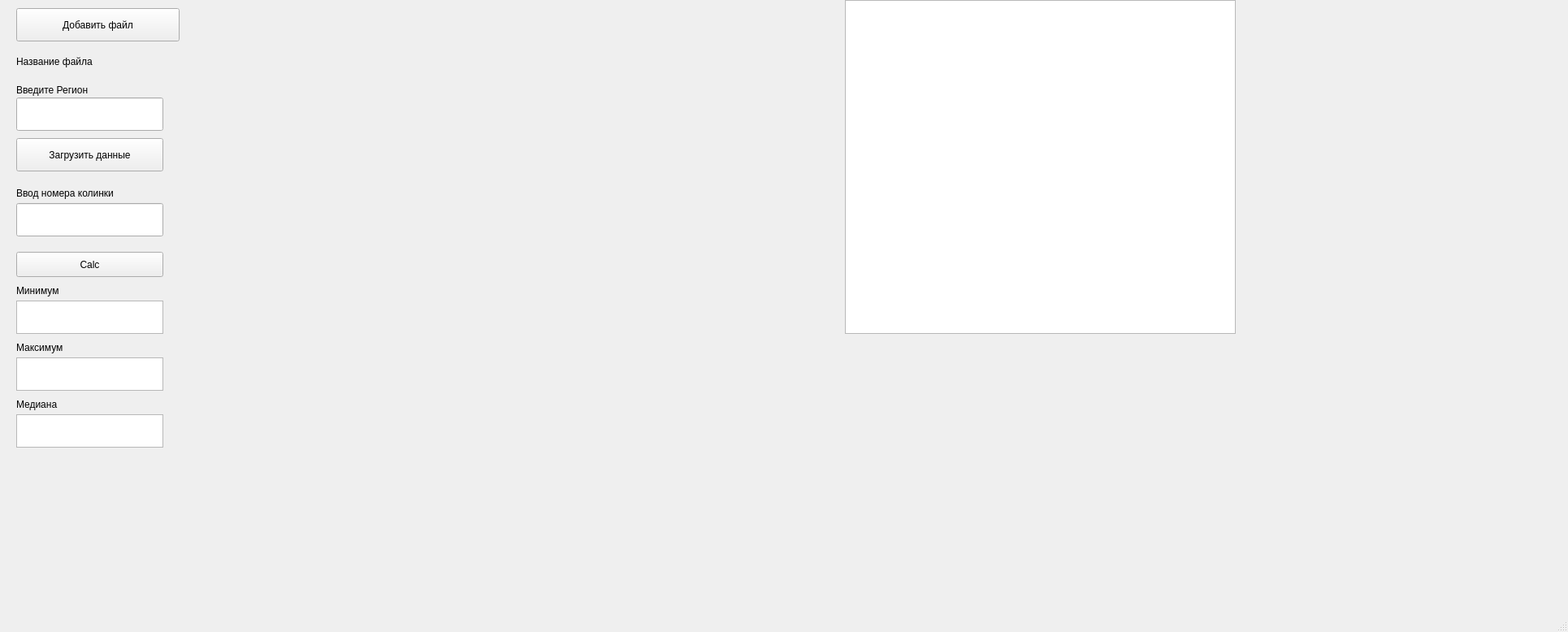
<?xml version="1.0" encoding="UTF-8"?>
<ui version="4.0">
 <class>MainWindow</class>
 <widget class="QMainWindow" name="MainWindow">
  <property name="geometry">
   <rect>
    <x>0</x>
    <y>0</y>
    <width>1930</width>
    <height>778</height>
   </rect>
  </property>
  <property name="windowTitle">
   <string>MainWindow</string>
  </property>
  <widget class="QWidget" name="centralwidget">
   <widget class="QPushButton" name="pushButtonAddFile">
    <property name="geometry">
     <rect>
      <x>20</x>
      <y>10</y>
      <width>201</width>
      <height>41</height>
     </rect>
    </property>
    <property name="text">
     <string>Добавить файл</string>
    </property>
   </widget>
   <widget class="QLabel" name="labelFileName">
    <property name="geometry">
     <rect>
      <x>20</x>
      <y>60</y>
      <width>211</width>
      <height>31</height>
     </rect>
    </property>
    <property name="text">
     <string>Название файла</string>
    </property>
   </widget>
   <widget class="QLabel" name="label_2">
    <property name="geometry">
     <rect>
      <x>20</x>
      <y>100</y>
      <width>151</width>
      <height>21</height>
     </rect>
    </property>
    <property name="text">
     <string>Введите Регион</string>
    </property>
   </widget>
   <widget class="QPushButton" name="pushButtonLoadData">
    <property name="geometry">
     <rect>
      <x>20</x>
      <y>170</y>
      <width>181</width>
      <height>41</height>
     </rect>
    </property>
    <property name="text">
     <string>Загрузить данные</string>
    </property>
   </widget>
   <widget class="QTableWidget" name="tableWidget">
    <property name="geometry">
     <rect>
      <x>1040</x>
      <y>0</y>
      <width>481</width>
      <height>411</height>
     </rect>
    </property>
   </widget>
   <widget class="QLineEdit" name="lineRegion">
    <property name="geometry">
     <rect>
      <x>20</x>
      <y>120</y>
      <width>181</width>
      <height>41</height>
     </rect>
    </property>
   </widget>
   <widget class="QTextEdit" name="textMin">
    <property name="geometry">
     <rect>
      <x>20</x>
      <y>370</y>
      <width>181</width>
      <height>41</height>
     </rect>
    </property>
   </widget>
   <widget class="QTextEdit" name="textMax">
    <property name="geometry">
     <rect>
      <x>20</x>
      <y>440</y>
      <width>181</width>
      <height>41</height>
     </rect>
    </property>
   </widget>
   <widget class="QLabel" name="label">
    <property name="geometry">
     <rect>
      <x>20</x>
      <y>230</y>
      <width>181</width>
      <height>16</height>
     </rect>
    </property>
    <property name="text">
     <string>Ввод номера колинки</string>
    </property>
   </widget>
   <widget class="QLabel" name="label_3">
    <property name="geometry">
     <rect>
      <x>20</x>
      <y>350</y>
      <width>101</width>
      <height>16</height>
     </rect>
    </property>
    <property name="text">
     <string>Минимум</string>
    </property>
   </widget>
   <widget class="QLabel" name="label_4">
    <property name="geometry">
     <rect>
      <x>20</x>
      <y>420</y>
      <width>91</width>
      <height>16</height>
     </rect>
    </property>
    <property name="text">
     <string>Максимум</string>
    </property>
   </widget>
   <widget class="QLabel" name="labelAvage">
    <property name="geometry">
     <rect>
      <x>20</x>
      <y>490</y>
      <width>81</width>
      <height>16</height>
     </rect>
    </property>
    <property name="text">
     <string>Медиана</string>
    </property>
   </widget>
   <widget class="QTextEdit" name="textMediana">
    <property name="geometry">
     <rect>
      <x>20</x>
      <y>510</y>
      <width>181</width>
      <height>41</height>
     </rect>
    </property>
   </widget>
   <widget class="QPushButton" name="pushButtonCalc">
    <property name="geometry">
     <rect>
      <x>20</x>
      <y>310</y>
      <width>181</width>
      <height>31</height>
     </rect>
    </property>
    <property name="text">
     <string>Calc</string>
    </property>
   </widget>
   <widget class="QLineEdit" name="lineColumn">
    <property name="geometry">
     <rect>
      <x>20</x>
      <y>250</y>
      <width>181</width>
      <height>41</height>
     </rect>
    </property>
   </widget>
   <widget class="QLabel" name="graph">
    <property name="geometry">
     <rect>
      <x>220</x>
      <y>0</y>
      <width>811</width>
      <height>461</height>
     </rect>
    </property>
    <property name="text">
     <string/>
    </property>
   </widget>
  </widget>
  <widget class="QMenuBar" name="menubar">
   <property name="geometry">
    <rect>
     <x>0</x>
     <y>0</y>
     <width>1930</width>
     <height>19</height>
    </rect>
   </property>
  </widget>
  <widget class="QStatusBar" name="statusbar"/>
 </widget>
 <resources/>
 <connections/>
</ui>
